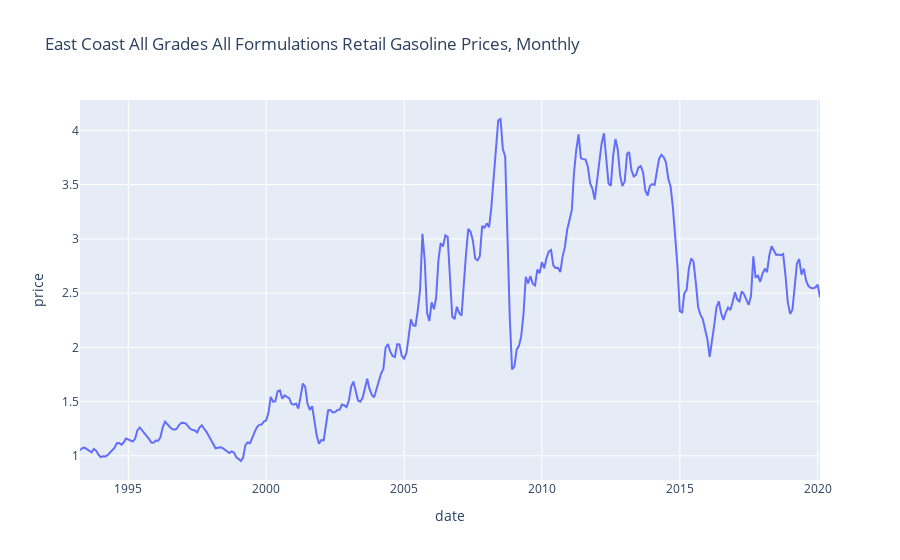

This figure's notebook cell:
### Markdown cell above
### PLOT THE DATA (just an example...)

### Code cell
# note chart title was grabbed from the JSON CALL :-) 
fig = px.line(prices_df, x="date", y="price", title=chart_title)
fig.show()

### Figure 1 — Plotly figure (JSON) as saved in the notebook; plotly's stock layout.template omitted (floating-point values rounded to 4 significant figures; data arrays with more than 128 entries replaced by an {"elided": "..."} marker saying what was removed)
{"data": [{"hoverlabel": {"namelength": 0}, "hovertemplate": "date=%{x}<br>price=%{y}", "legendgroup": "", "line": {"color": "#636efa", "dash": "solid"}, "mode": "lines", "name": "", "showlegend": false, "type": "scatter", "x": {"elided": "323 str values"}, "xaxis": "x", "y": {"elided": "323 float values"}, "yaxis": "y"}], "layout": {"legend": {"tracegroupgap": 0}, "title": {"text": "East Coast All Grades All Formulations Retail Gasoline Prices, Monthly"}, "xaxis": {"anchor": "y", "domain": [0, 1], "title": {"text": "date"}}, "yaxis": {"anchor": "x", "domain": [0, 1], "title": {"text": "price"}}}}
